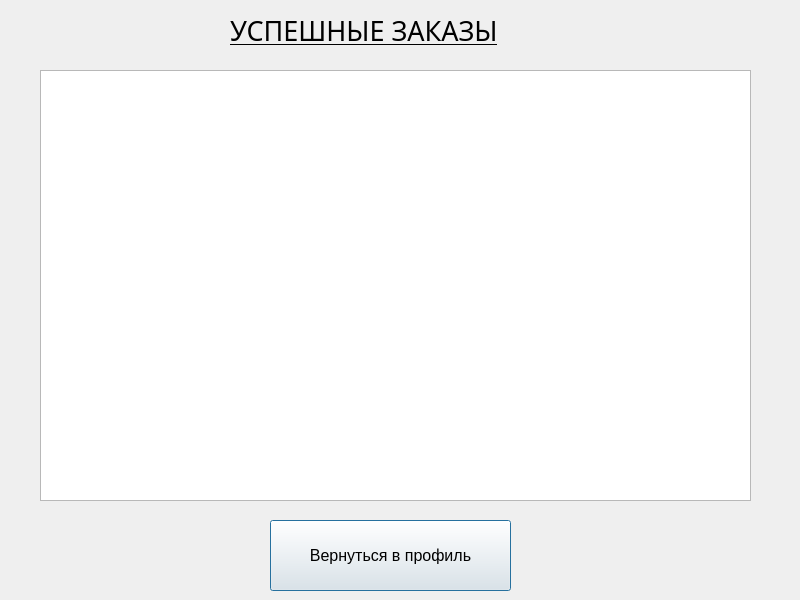
<?xml version="1.0" encoding="UTF-8"?>
<ui version="4.0">
 <class>completed</class>
 <widget class="QDialog" name="completed">
  <property name="geometry">
   <rect>
    <x>0</x>
    <y>0</y>
    <width>800</width>
    <height>600</height>
   </rect>
  </property>
  <property name="minimumSize">
   <size>
    <width>800</width>
    <height>600</height>
   </size>
  </property>
  <property name="windowTitle">
   <string>Успешные заказы</string>
  </property>
  <widget class="QPushButton" name="pushButton">
   <property name="geometry">
    <rect>
     <x>270</x>
     <y>520</y>
     <width>241</width>
     <height>71</height>
    </rect>
   </property>
   <property name="font">
    <font>
     <pointsize>12</pointsize>
    </font>
   </property>
   <property name="text">
    <string>Вернуться в профиль</string>
   </property>
  </widget>
  <widget class="QListWidget" name="list">
   <property name="geometry">
    <rect>
     <x>40</x>
     <y>70</y>
     <width>711</width>
     <height>431</height>
    </rect>
   </property>
   <property name="font">
    <font>
     <family>Segoe Script</family>
     <pointsize>12</pointsize>
     <weight>75</weight>
     <bold>true</bold>
    </font>
   </property>
  </widget>
  <widget class="QLabel" name="label">
   <property name="geometry">
    <rect>
     <x>230</x>
     <y>10</y>
     <width>321</width>
     <height>41</height>
    </rect>
   </property>
   <property name="font">
    <font>
     <family>Segoe Script</family>
     <pointsize>20</pointsize>
     <underline>true</underline>
    </font>
   </property>
   <property name="text">
    <string>УСПЕШНЫЕ ЗАКАЗЫ</string>
   </property>
  </widget>
 </widget>
 <resources/>
 <connections/>
</ui>
